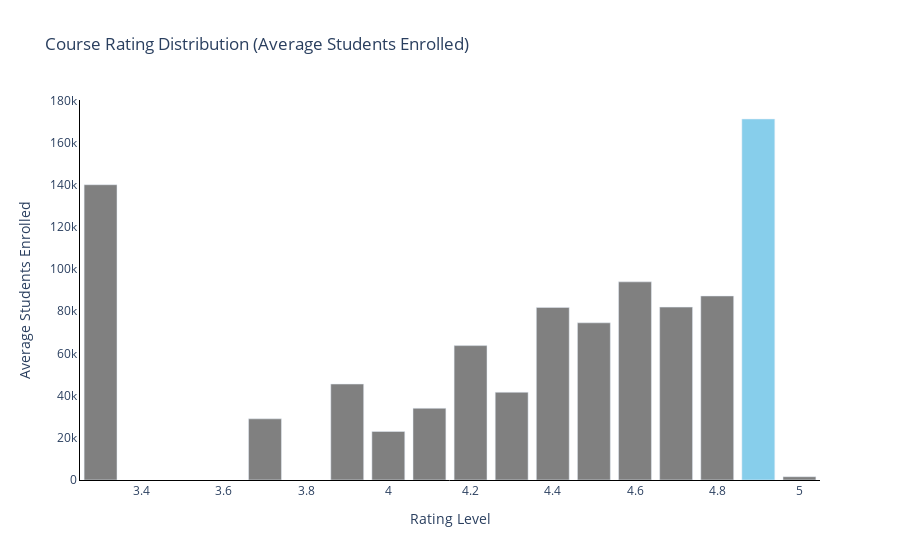

The cell this chart's notebook holds for it:
### Code cell
rating_avgs = df.groupby('course_rating')['course_students_enrolled'].mean().reset_index()

rating_avgs = rating_avgs.sort_values(by='course_students_enrolled')

fig = go.Figure()

fig.add_trace(
    go.Bar(
        x=rating_avgs['course_rating'],
        y=rating_avgs['course_students_enrolled'],
        marker_color=['grey', 'grey', 'grey', 'grey', 'grey', 'grey', 'grey', 'grey',
                       'grey', 'grey', 'grey', 'grey', 'grey', 'skyblue', 'grey', 'grey']
    )
)

fig.update_layout(
    title='Course Rating Distribution (Average Students Enrolled)',
    xaxis_title='Rating Level',
    yaxis_title='Average Students Enrolled',
    plot_bgcolor='white',
    paper_bgcolor='white',
    xaxis=dict(
        showline=True,
        linewidth=1,
        linecolor='black'
    ),
    yaxis=dict(
        showline=True,
        linewidth=1,
        linecolor='black'
    )
)
fig

### Figure 1 — Plotly figure (JSON) as saved in the notebook; plotly's stock layout.template omitted (floating-point values rounded to 4 significant figures)
{"data": [{"marker": {"color": ["grey", "grey", "grey", "grey", "grey", "grey", "grey", "grey", "grey", "grey", "grey", "grey", "grey", "skyblue", "grey", "grey"]}, "type": "bar", "x": [5, 4, 3.7, 4.1, 4.3, 3.9, 4.2, 4.5, 4.4, 4.7, 4.8, 4.6, 3.3, 4.9], "y": [1550, 23000, 29000, 34000, 41600, 45500, 63720, 74525, 81840.0, 81970.0, 87250.0, 93950.0, 140000, 171200.0]}], "layout": {"paper_bgcolor": "white", "plot_bgcolor": "white", "title": {"text": "Course Rating Distribution (Average Students Enrolled)"}, "xaxis": {"linecolor": "black", "linewidth": 1, "showline": true, "title": {"text": "Rating Level"}}, "yaxis": {"linecolor": "black", "linewidth": 1, "showline": true, "title": {"text": "Average Students Enrolled"}}}}
